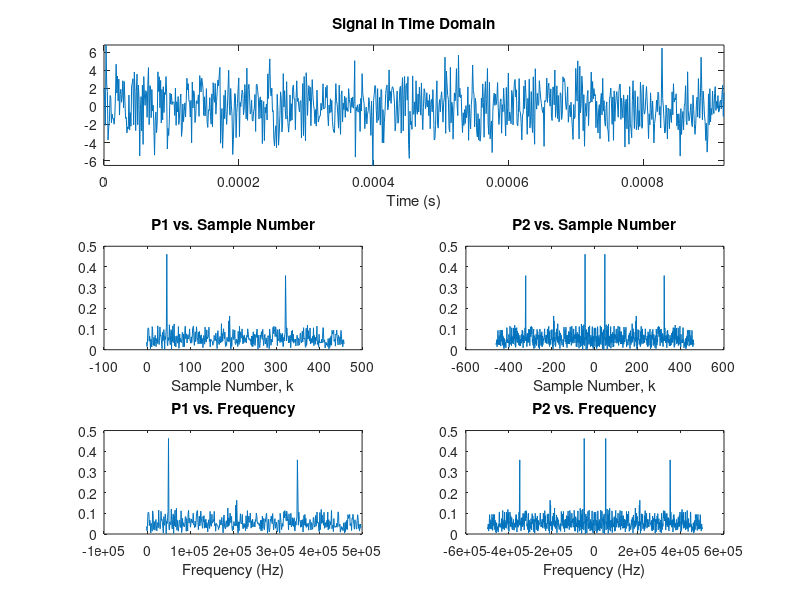

Here is the MATLAB script that generated this plot: (Note: this script raises an error after producing the figure.)

%% PROBLEM 1
close all

Fs = 1000;

L = 256;

Lfft = L;

evenL = L-mod(L,2);

% part 1 a
t = (0:L-1)*1/Fs;

% part 1 b
x = sin(2*pi*100*t);

subplot(3,2,[1,2]);
plot(t,x);
xlabel("Time (s)");
title("Signal in Time Domain");
xlim([min(t),max(t)]);
ylim([min(x),max(x)]);

% part 1 c
P2 = fftshift(abs(fft(x, Lfft))/L);

k2 = (-evenL/2:L-1-evenL/2);

P1 = P2(length(k2)/2: length(k2)-1);

k1 = k2(length(k2)/2: length(k2)-1);

% part 1 d
f2 = (0:L-1)*(Fs/L) - (Fs-(mod(L,2)*(Fs/L)))/2;

f1 = f2(length(k2)/2: length(k2)-1);


subplot(3,2,3);
plot(k1, P1);
xlabel("Sample Number, k");
title("P1 vs. Sample Number");

subplot(3,2,4);
plot(k2, P2);
xlabel("Sample Number, k");
title("P2 vs. Sample Number");

subplot(3,2,5);
plot(f1, P1);
xlabel("Frequency (Hz)");
title("P1 vs. Frequency");

subplot(3,2,6);
plot(f2, P2);
xlabel("Frequency (Hz)");
title("P2 vs. Frequency");



%% PROBLEM 2
close all

y = sin(2*pi*200*t) + cos(2*pi*340*t);


Fs = 1000;
L = 256;
Lfft = L;

evenL = L-mod(L,2);

t = (0:L-1)*1/Fs;

x = sin(2*pi*200*t) + cos(2*pi*340*t);

subplot(3,2,[1,2]);
plot(t,x);
xlabel("Time (s)");
title("Signal in Time Domain");
xlim([min(t),max(t)]);
ylim([min(x),max(x)]);

P2 = fftshift(abs(fft(x, Lfft))/L);

k2 = (-evenL/2:L-1-evenL/2);

P1 = P2(length(k2)/2:length(k2)-1);

k1 = k2(length(k2)/2:length(k2)-1);

f2 = (0:L-1)*(Fs/L) - (Fs-(mod(L,2)*(Fs/L)))/2;

f1 = f2(length(k2)/2:length(k2)-1);


subplot(3,2,3);
plot(k1, P1);
xlabel("Sample Number, k");
title("P1 vs. Sample Number");

subplot(3,2,4);
plot(k2, P2);
xlabel("Sample Number, k");
title("P2 vs. Sample Number");

subplot(3,2,5);
plot(f1, P1);
xlabel("Frequency (Hz)");
title("P1 vs. Frequency");

subplot(3,2,6);
plot(f2, P2);
xlabel("Frequency (Hz)");
title("P2 vs. Frequency");

%% PROBLEM 3
close all

load x.mat;

L = length(x);
Fs = 1000000;
Lfft = L;

evenL = L-mod(L,2);

t = (0:L-1)*1/Fs;


subplot(3,2,[1,2]);
plot(t,x);
xlabel("Time (s)");
title("Signal in Time Domain");
xlim([min(t),max(t)]);
ylim([min(x),max(x)]);

% part c

P2 = fftshift(abs(fft(x, Lfft))/L);

k2 = (-evenL/2:L-1-evenL/2);

len = length(k2) - mod(length(k2),2);

P1 = P2(len/2:len-1);

k1 = k2(len/2:len-1);

f2 = (0:L-1)*(Fs/L) - (Fs-(mod(L,2)*(Fs/L)))/2;

f1 = f2(len/2:len-1);


subplot(3,2,3);
plot(k1, P1);
xlabel("Sample Number, k");
title("P1 vs. Sample Number");

subplot(3,2,4);
plot(k2, P2);
xlabel("Sample Number, k");
title("P2 vs. Sample Number");

subplot(3,2,5);
plot(f1, P1);
xlabel("Frequency (Hz)");
title("P1 vs. Frequency");

subplot(3,2,6);
plot(f2, P2);
xlabel("Frequency (Hz)");
title("P2 vs. Frequency");

fprintf("3a) The noise makes it nearly impossible to distinguish the center frequencies. " + newline);
fprintf("3b) Two speaks in frequencies stand out making it easier to detect the center frequency." + newline);
fprintf("3c) The two frequencies observed are 49950 Hz and 349600 Hz.");
%49950 Hz and 349600 Hz




%% PROBLEM 4
close all

load y.mat;


L = length(y);
Fs = 1000000;
Lfft = L;

evenL = L-mod(L,2);

t = (0:L-1)*1/Fs;


subplot(3,2,1);
plot(t,real(y));
xlabel("Time (s)");
title("Real Part of Signal in Time Domain");
xlim([min(t),max(t)]);
ylim([min(real(y)),max(real(y))]);

subplot(3,2,2);
plot(t,imag(y));
xlabel("Time (s)");
title("Imaginary Part of Signal in Time Domain");
xlim([min(t),max(t)]);
ylim([min(imag(y)),max(imag(y))]);


P2 = fftshift(abs(fft(y, Lfft))/L);

k2 = (-evenL/2:L-1-evenL/2);

len = length(k2) - mod(length(k2),2);

P1 = P2(len/2:len-1);

k1 = k2(len/2:len-1);

f2 = (0:L-1)*(Fs/L) - (Fs-(mod(L,2)*(Fs/L)))/2;
        
f1 = f2(len/2:len-1);


subplot(3,2,3);
plot(k1, P1);
xlabel("Sample Number, k");
title("P1 vs. Sample Number");

subplot(3,2,4);
plot(k2, P2);
xlabel("Sample Number, k");
title("P2 vs. Sample Number");

subplot(3,2,5);
plot(f1, P1);
xlabel("Frequency (Hz)");
title("P1 vs. Frequency");

subplot(3,2,6);
plot(f2, P2);
xlabel("Frequency (Hz)");
title("P2 vs. Frequency");


fprintf("4) There were 5 frequencies observed:" + newline);
fprintf("s1 freq = 300100 Hz" + newline);
fprintf("s2 freq = 399800 Hz" + newline);
fprintf("s3 freq = 99690 Hz" + newline);
fprintf("s4 freq = -269600 Hz" + newline);
fprintf("s5 freq = -199400 Hz" + newline);



